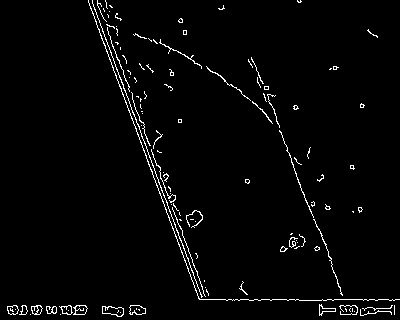
#> input picture edges_frames/1.jpg, 400 x 320 px
$ python test.py
#> lines starting #> are read from the running program, lines starting #| are printed output that depends on the picture; after the words box and inside, x2 and y2 are one past the last pixel; in counts of white or black regions, pixels touching at a corner belong together
import cv2
import numpy as np

def put_optical_flow_arrows_on_image(image, optical_flow_image, threshold=2.0, skip_amount=30):
    # Don't affect original image
    image = image.copy()

    # Turn grayscale to rgb if needed
    if len(image.shape) == 2:
        image = np.stack((image,)*3, axis=2)

    # Get start and end coordinates of the optical flow
    flow_start = np.stack(np.meshgrid(range(optical_flow_image.shape[1]), range(optical_flow_image.shape[0])), 2)
    flow_end = (optical_flow_image[flow_start[:,:,1],flow_start[:,:,0],:1]*3 + flow_start).astype(np.int32)


    # Threshold values
    norm = np.linalg.norm(flow_end - flow_start, axis=2)
    norm[norm < threshold] = 0

    # Draw all the nonzero values
    nz = np.nonzero(norm)
    for i in range(0, len(nz[0]), skip_amount):
        y, x = nz[0][i], nz[1][i]
        cv2.arrowedLine(image,
                        pt1=tuple(flow_start[y,x]),
                        pt2=tuple(flow_end[y,x]),
                        color=(0, 255, 0),
                        thickness=1,
                        tipLength=.2)
    return image


# Load the image
img = cv2.imread("edges_frames/1.jpg")
#> img is the input picture: shape (320, 400, 3); min 0, max 255, mean 6.3
next_img = cv2.imread("edges_frames/14.jpg")
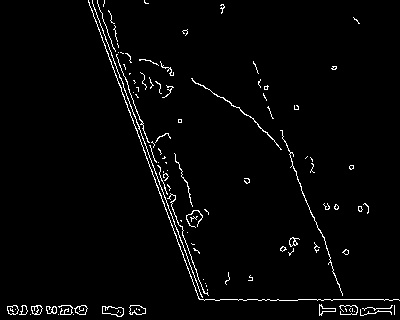
#> input picture edges_frames/14.jpg, 400 x 320 px
#> next_img is the input picture: shape (320, 400, 3); min 0, max 255, mean 6.3

# Convert the image to grayscale
gray = cv2.cvtColor(img, cv2.COLOR_BGR2GRAY)
next_img_gray = cv2.cvtColor(next_img, cv2.COLOR_BGR2GRAY)

# Calculate the "good" features to track
features = cv2.goodFeaturesToTrack(gray, maxCorners=100, qualityLevel=0.01, minDistance=10)
#> features = 100 rows, first 8: [353, 168], [73, 307], [117, 13], [37, 306], [247, 182], [54, 312], [134, 312], [168, 197]

# Convert the features to an integer array
features = np.int0(features)

# Calculate the dense optical flow for the image
flow = cv2.calcOpticalFlowFarneback(gray, next_img_gray, None, 0.5, 3, 15, 3, 5, 1.2, 0)

# Loop through the features and draw circles on the image
for feature in features:
    # Get the x and y coordinates of the feature
    x, y = feature.ravel()

    # Get the flow vector for this feature
    dx, dy = flow[y, x]

    # Draw the arrow on the image
    cv2.arrowedLine(img, (int(x), int(y)), (int(x + dx), int(y + dy)), (0, 0, 255), thickness=1, tipLength=0.3)
#> this loop made 100 passes
#> (x, y, dx, dy) on passes 1 to 12: (353, 168, -0.673, 0.121), (73, 307, 0.678, 0.258), (117, 13, 9.73, 24.95), (37, 306, 1.76e-05, -4.36e-05), (247, 182, -0.334, -0.509), (54, 312, -0.276, -0.102), (134, 312, 2.73e-06, 2.49e-07), (168, 197, 0.00434, -0.0152), (329, 208, -0.775, -0.404), (361, 104, 0.226, -0.102), (172, 73, -1.92, 15.03), (21, 313, -4.87e-06, -6.1e-06)
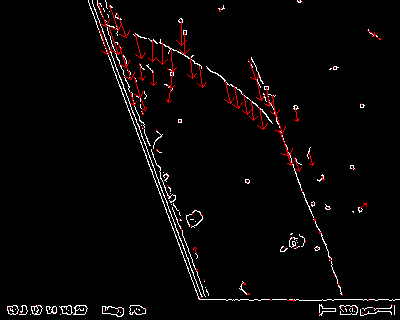
#> img: shape (320, 400, 3); 1.04% of pixels changed, all inside (x1, y1, x2, y2) = (8, 0, 393, 315)

# Display the image
cv2.imshow("Image with optical flow", img)
cv2.waitKey(0)
